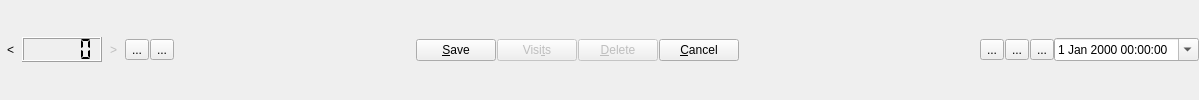
     <widget class="QWidget" name="widget1" native="true">
      <layout class="QHBoxLayout" name="horizontalLayout_8">
       <property name="spacing">
        <number>0</number>
       </property>
       <property name="leftMargin">
        <number>0</number>
       </property>
       <property name="topMargin">
        <number>0</number>
       </property>
       <property name="rightMargin">
        <number>0</number>
       </property>
       <property name="bottomMargin">
        <number>0</number>
       </property>
       <item>
        <widget class="QWidget" name="widget" native="true">
         <layout class="QHBoxLayout" name="horizontalLayout_21">
          <property name="spacing">
           <number>1</number>
          </property>
          <property name="leftMargin">
           <number>0</number>
          </property>
          <property name="topMargin">
           <number>0</number>
          </property>
          <property name="rightMargin">
           <number>0</number>
          </property>
          <property name="bottomMargin">
           <number>0</number>
          </property>
          <item>
           <widget class="navArrows" name="goLowerID">
            <property name="toolTip">
             <string>&lt;html&gt;&lt;head/&gt;&lt;body&gt;&lt;p&gt;Previous Patient Record &lt;/p&gt;&lt;p&gt;PgDn&lt;/p&gt;&lt;/body&gt;&lt;/html&gt;</string>
            </property>
            <property name="text">
             <string>&lt;</string>
            </property>
            <property name="icon">
             <iconset resource="../res/resources.qrc">
              <normaloff>:/Graphics/back</normaloff>:/Graphics/back</iconset>
            </property>
            <property name="shortcut">
             <string>PgDown</string>
            </property>
            <property name="autoRaise">
             <bool>true</bool>
            </property>
           </widget>
          </item>
          <item>
           <widget class="patientNumber" name="patientnumber">
            <property name="sizePolicy">
             <sizepolicy hsizetype="Fixed" vsizetype="Fixed">
              <horstretch>0</horstretch>
              <verstretch>0</verstretch>
             </sizepolicy>
            </property>
            <property name="minimumSize">
             <size>
              <width>80</width>
              <height>25</height>
             </size>
            </property>
            <property name="toolTip">
             <string>&lt;html&gt;&lt;head/&gt;&lt;body&gt;&lt;p&gt;Current Patient Number&lt;/p&gt;&lt;/body&gt;&lt;/html&gt;</string>
            </property>
            <property name="frameShape">
             <enum>QFrame::Box</enum>
            </property>
            <property name="frameShadow">
             <enum>QFrame::Raised</enum>
            </property>
            <property name="lineWidth">
             <number>1</number>
            </property>
            <property name="midLineWidth">
             <number>0</number>
            </property>
            <property name="digitCount">
             <number>5</number>
            </property>
            <property name="segmentStyle">
             <enum>QLCDNumber::Flat</enum>
            </property>
           </widget>
          </item>
          <item>
           <widget class="navArrows" name="goHigherID">
            <property name="enabled">
             <bool>false</bool>
            </property>
            <property name="toolTip">
             <string>&lt;html&gt;&lt;head/&gt;&lt;body&gt;&lt;p&gt;Next Patient Record &lt;/p&gt;&lt;p&gt;PgUp&lt;/p&gt;&lt;/body&gt;&lt;/html&gt;</string>
            </property>
            <property name="styleSheet">
             <string notr="true"/>
            </property>
            <property name="text">
             <string>&gt;</string>
            </property>
            <property name="icon">
             <iconset resource="../res/resources.qrc">
              <normaloff>:/Graphics/forward</normaloff>:/Graphics/forward</iconset>
            </property>
            <property name="shortcut">
             <string>PgUp</string>
            </property>
            <property name="autoRaise">
             <bool>true</bool>
            </property>
           </widget>
          </item>
          <item>
           <widget class="QToolButton" name="buttonAgenda">
            <property name="toolTip">
             <string>&lt;html&gt;&lt;head/&gt;&lt;body&gt;&lt;p&gt;my Assistant&lt;/p&gt;&lt;p&gt;F3&lt;/p&gt;&lt;/body&gt;&lt;/html&gt;</string>
            </property>
            <property name="text">
             <string>...</string>
            </property>
            <property name="icon">
             <iconset resource="../res/resources.qrc">
              <normaloff>:/Graphics/person</normaloff>:/Graphics/person</iconset>
            </property>
            <property name="shortcut">
             <string>F3</string>
            </property>
            <property name="autoRaise">
             <bool>false</bool>
            </property>
           </widget>
          </item>
          <item>
           <widget class="QToolButton" name="ButtonRefresh">
            <property name="toolTip">
             <string>&lt;html&gt;&lt;head/&gt;&lt;body&gt;&lt;p&gt;Refresh&lt;/p&gt;&lt;p&gt;F4&lt;/p&gt;&lt;/body&gt;&lt;/html&gt;</string>
            </property>
            <property name="text">
             <string>...</string>
            </property>
            <property name="icon">
             <iconset resource="../res/resources.qrc">
              <normaloff>:/Graphics/refresh</normaloff>:/Graphics/refresh</iconset>
            </property>
            <property name="iconSize">
             <size>
              <width>16</width>
              <height>16</height>
             </size>
            </property>
            <property name="shortcut">
             <string>F4</string>
            </property>
            <property name="autoRaise">
             <bool>false</bool>
            </property>
           </widget>
          </item>
          <item>
           <spacer name="horizontalSpacer_3">
            <property name="orientation">
             <enum>Qt::Horizontal</enum>
            </property>
            <property name="sizeHint" stdset="0">
             <size>
              <width>241</width>
              <height>17</height>
             </size>
            </property>
           </spacer>
          </item>
          <item>
           <widget class="mPushButton" name="ButtonSaveEdit">
            <property name="toolTip">
             <string>&lt;html&gt;&lt;head/&gt;&lt;body&gt;&lt;p&gt;Save current patient&lt;/p&gt;&lt;p&gt;F5&lt;/p&gt;&lt;/body&gt;&lt;/html&gt;</string>
            </property>
            <property name="text">
             <string>&amp;Save</string>
            </property>
            <property name="icon">
             <iconset resource="../res/resources.qrc">
              <normaloff>:/Graphics/ok</normaloff>:/Graphics/ok</iconset>
            </property>
            <property name="shortcut">
             <string>F5</string>
            </property>
           </widget>
          </item>
          <item>
           <widget class="QPushButton" name="ButtonVisit">
            <property name="enabled">
             <bool>false</bool>
            </property>
            <property name="toolTip">
             <string>&lt;html&gt;&lt;head/&gt;&lt;body&gt;&lt;p&gt;Show The current patient Visits&lt;/p&gt;&lt;p&gt;F6&lt;/p&gt;&lt;/body&gt;&lt;/html&gt;</string>
            </property>
            <property name="text">
             <string>Visi&amp;ts</string>
            </property>
            <property name="icon">
             <iconset resource="../res/resources.qrc">
              <normaloff>:/Graphics/control</normaloff>:/Graphics/control</iconset>
            </property>
            <property name="shortcut">
             <string>F6</string>
            </property>
           </widget>
          </item>
          <item>
           <widget class="QPushButton" name="ButtonDelete">
            <property name="enabled">
             <bool>false</bool>
            </property>
            <property name="toolTip">
             <string>&lt;html&gt;&lt;head/&gt;&lt;body&gt;&lt;p&gt;Delete This Patient&lt;/p&gt;&lt;p&gt;F7&lt;/p&gt;&lt;/body&gt;&lt;/html&gt;</string>
            </property>
            <property name="text">
             <string>&amp;Delete</string>
            </property>
            <property name="icon">
             <iconset resource="../res/resources.qrc">
              <normaloff>:/ionicons/close</normaloff>:/ionicons/close</iconset>
            </property>
            <property name="shortcut">
             <string>F7</string>
            </property>
           </widget>
          </item>
          <item>
           <widget class="mPushButton" name="buttonNewCancel">
            <property name="toolTip">
             <string>&lt;html&gt;&lt;head/&gt;&lt;body&gt;&lt;p&gt;Exit edit Mode&lt;/p&gt;&lt;p&gt;F8&lt;/p&gt;&lt;/body&gt;&lt;/html&gt;</string>
            </property>
            <property name="text">
             <string>&amp;Cancel</string>
            </property>
            <property name="icon">
             <iconset resource="../res/resources.qrc">
              <normaloff>:/Graphics/person</normaloff>:/Graphics/person</iconset>
            </property>
            <property name="shortcut">
             <string>F8</string>
            </property>
           </widget>
          </item>
          <item>
           <spacer name="horizontalSpacer_4">
            <property name="orientation">
             <enum>Qt::Horizontal</enum>
            </property>
            <property name="sizeHint" stdset="0">
             <size>
              <width>240</width>
              <height>17</height>
             </size>
            </property>
           </spacer>
          </item>
          <item>
           <widget class="QToolButton" name="settingButton">
            <property name="toolTip">
             <string>&lt;html&gt;&lt;head/&gt;&lt;body&gt;&lt;p&gt;Settings F9&lt;/p&gt;&lt;/body&gt;&lt;/html&gt;</string>
            </property>
            <property name="text">
             <string>...</string>
            </property>
            <property name="icon">
             <iconset resource="../res/resources.qrc">
              <normaloff>:/Graphics/settings</normaloff>:/Graphics/settings</iconset>
            </property>
           </widget>
          </item>
          <item>
           <widget class="QToolButton" name="buttonPatientList">
            <property name="toolTip">
             <string>&lt;html&gt;&lt;head/&gt;&lt;body&gt;&lt;p&gt;search Patient records&lt;/p&gt;&lt;p&gt;F2&lt;/p&gt;&lt;/body&gt;&lt;/html&gt;</string>
            </property>
            <property name="text">
             <string>...</string>
            </property>
            <property name="icon">
             <iconset resource="../res/resources.qrc">
              <normaloff>:/Graphics/search</normaloff>:/Graphics/search</iconset>
            </property>
            <property name="iconSize">
             <size>
              <width>16</width>
              <height>16</height>
             </size>
            </property>
            <property name="shortcut">
             <string>F2</string>
            </property>
            <property name="autoRaise">
             <bool>false</bool>
            </property>
           </widget>
          </item>
          <item>
           <widget class="QToolButton" name="drugIndexButton">
            <property name="toolTip">
             <string>&lt;html&gt;&lt;head/&gt;&lt;body&gt;&lt;p&gt;Drugs Index&lt;/p&gt;&lt;p&gt;F10&lt;/p&gt;&lt;/body&gt;&lt;/html&gt;</string>
            </property>
            <property name="text">
             <string>...</string>
            </property>
            <property name="icon">
             <iconset resource="../res/resources.qrc">
              <normaloff>:/Graphics/beaker</normaloff>:/Graphics/beaker</iconset>
            </property>
            <property name="shortcut">
             <string>F10</string>
            </property>
           </widget>
          </item>
         </layout>
        </widget>
       </item>
       <item>
        <widget class="xDateTimeEdit" name="DateTimeEdit">
         <property name="sizePolicy">
          <sizepolicy hsizetype="Fixed" vsizetype="Fixed">
           <horstretch>0</horstretch>
           <verstretch>0</verstretch>
          </sizepolicy>
         </property>
         <property name="maximumSize">
          <size>
           <width>180</width>
           <height>16777215</height>
          </size>
         </property>
         <property name="locale">
          <locale language="English" country="UnitedStates"/>
         </property>
         <property name="wrapping">
          <bool>false</bool>
         </property>
         <property name="currentSection">
          <enum>QDateTimeEdit::MinuteSection</enum>
         </property>
         <property name="calendarPopup">
          <bool>true</bool>
         </property>
        </widget>
       </item>
      </layout>
     </widget>
